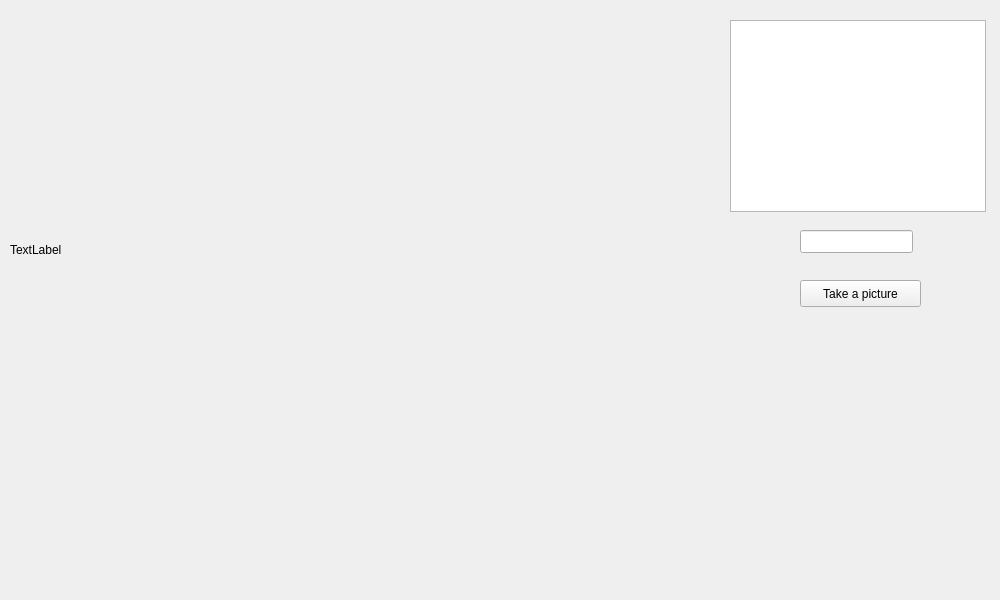
<?xml version="1.0" encoding="UTF-8"?>
<ui version="4.0">
 <class>CameraWidget</class>
 <widget class="QWidget" name="CameraWidget">
  <property name="geometry">
   <rect>
    <x>0</x>
    <y>0</y>
    <width>1000</width>
    <height>600</height>
   </rect>
  </property>
  <property name="minimumSize">
   <size>
    <width>1000</width>
    <height>600</height>
   </size>
  </property>
  <property name="maximumSize">
   <size>
    <width>1000</width>
    <height>600</height>
   </size>
  </property>
  <property name="windowTitle">
   <string>Lens Photomaton</string>
  </property>
  <widget class="QPushButton" name="pictureButton">
   <property name="geometry">
    <rect>
     <x>800</x>
     <y>280</y>
     <width>121</width>
     <height>27</height>
    </rect>
   </property>
   <property name="text">
    <string>Take a picture</string>
   </property>
  </widget>
  <widget class="QLabel" name="imageLabel">
   <property name="geometry">
    <rect>
     <x>10</x>
     <y>10</y>
     <width>720</width>
     <height>480</height>
    </rect>
   </property>
   <property name="minimumSize">
    <size>
     <width>720</width>
     <height>480</height>
    </size>
   </property>
   <property name="maximumSize">
    <size>
     <width>720</width>
     <height>480</height>
    </size>
   </property>
   <property name="text">
    <string>TextLabel</string>
   </property>
  </widget>
  <widget class="QListWidget" name="cameraList">
   <property name="geometry">
    <rect>
     <x>730</x>
     <y>20</y>
     <width>256</width>
     <height>192</height>
    </rect>
   </property>
  </widget>
  <widget class="QLineEdit" name="inputText">
   <property name="geometry">
    <rect>
     <x>800</x>
     <y>230</y>
     <width>113</width>
     <height>23</height>
    </rect>
   </property>
  </widget>
 </widget>
 <resources/>
 <connections/>
</ui>
